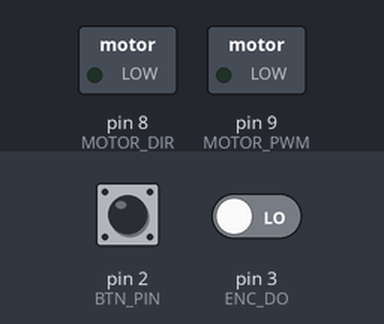
This sketch was run on a simulated Arduino Uno, built with avr-gcc and run on an emulated ATmega328P. Parts: switched loads named in the sketch (green lamp = pin HIGH). The test bench sets the inputs (shaded band); at power-on: pin 3 (ENC_DO) LOW, pin 2 (BTN_PIN) HIGH. EEPROM starts erased; pins used as bus, display or sensor lines are not drawn.

Above: at 0.1 s.
At 1.5 s:
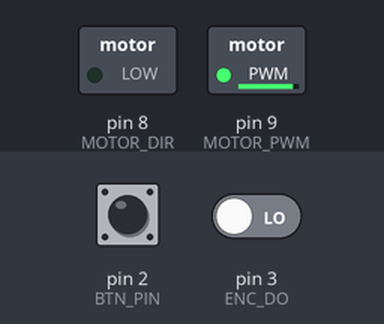
1.6 s: pin 3 (ENC_DO) driven HIGH
At 3.5 s:
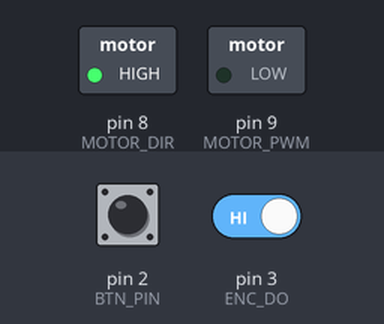
Timing chart, 0 to 10.6 s (numbered marks = the images above; inputs shaded):
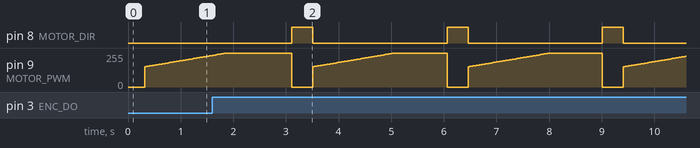

The sketch:

gyverfeed_v1.0.ino
```cpp
/*
  Скетч к проекту "Автокормушка"
  https://AlexGyver.ru/
  alex@alexgyver.ru
*/

/*
  Клик - внеочередная кормёжка. Таймер кормёжки сброшен
  Удержание - задаём размер порции
*/
#define FEED_PERIOD 8     // период кормёжки В ЧАСАХ
#define FEED_SPEED 10     // скорость вращения шнека (условные единицы)
#define MIN_SPEED 150     // мин. скорость мотора (уменьшает время разгона)
#define INVERSE_MOTOR 0   // 0/1 инвертировать мотор (если лень перепаивать провода)
#define INVERSE_BUTTON 1  // 0 - норм. открытая, 1 - норм. замкнутая кнопка
#define CLEAR_TIME 400    // время заднего хода, мс (устранение засора)
#define WAIT_MODE 1       // 0 - сон, 1 - просто задержка

// пины
#define BTN_PIN 2
#define ENC_DO 3
#define ENC_VCC 4
#define MOTOR_DIR 8
#define MOTOR_PWM 9

int realPeriod;
int sleedAmount;
int feedAmount = 100;
int encCounter = 0;
int curEncSpeed = 0;
volatile bool isrState = false;
int motorSpeed = MIN_SPEED;
bool motorDirection = false;  // 0 - вперёд, 1 -  назад

#if (WAIT_MODE == 0)
#include "LowPower.h"
#endif
#include <EEPROM.h>

void setup() {
  if (EEPROM.read(1000) != 50) {  // первый запуск
#if (WAIT_MODE == 0)
    realPeriod = calibrateWDT();  // калибровка пёса, находим реальные 8 секунд
#endif
    EEPROM.write(1000, 50);
    EEPROM.put(0, feedAmount);
    EEPROM.put(2, realPeriod);
  }

  EEPROM.get(0, feedAmount);
#if (WAIT_MODE == 0)
  EEPROM.get(2, realPeriod);
  sleedAmount = (float)FEED_PERIOD * 3600 / realPeriod * 1000;  // находим сколько раз спать по 8 секунд!
#endif

  pinMode(ENC_VCC, OUTPUT);
  pinMode(MOTOR_DIR, OUTPUT);
  pinMode(MOTOR_PWM, OUTPUT);
  pinMode(BTN_PIN, INPUT_PULLUP);
  digitalWrite(ENC_VCC, HIGH);

  // Пины D9 и D10 - 7.8 кГц чтобы не было ПИСКА
  TCCR1A = 0b00000001; // 8bit
  TCCR1B = 0b00001010; // x8 fast pwm
  attachInterrupt(0, isrHandler, INVERSE_BUTTON ? RISING : FALLING);
  delay(300);   // ждём когда устаканится прерывание
  isrState = false;
}

void loop() {
  if (isrState) {
    delay(1000);                                        // тупим секунду
    if (digitalRead(BTN_PIN) ^ INVERSE_BUTTON) {        // если кнопка отпущена (клик)
      isrState = false;                                 //
    } else {                                            // если кнопка нажата
      digitalWrite(ENC_VCC, HIGH);                      // включаем энкодер
      while (!digitalRead(BTN_PIN) ^ INVERSE_BUTTON) {  // пока кнопка нажата
        feedRoutine();                                  // крутим вертим
      }
      runMotor(0, 0);                                   // стоп машина
      feedAmount = encCounter;                          // запомнили сколько накрутили
      EEPROM.put(0, feedAmount);                        // записали в епром
      encCounter = 0;                                   // сброс счётчика
      motorSpeed = MIN_SPEED;                           // скорость в мин
      digitalWrite(ENC_VCC, LOW);                       // выключаем энкодер
    }
  }

  if (!isrState) {                      // если проснулись по таймеру или кликнули по кнопке
    digitalWrite(ENC_VCC, HIGH);        // включаем энкодер
    while (encCounter < feedAmount) {   // пока не повернёмся нужное количество раз
      feedRoutine();
    }
    encCounter = 0;               // сброс счётчика
    motorSpeed = MIN_SPEED;       // скорость в мин
    runMotor(0, 0);               // стоп машина
    digitalWrite(ENC_VCC, LOW);   // выключаем энкодер
  }
  isrState = false;

#if (WAIT_MODE == 0)
  // ЗДОРОВЫЙ СОН
  for (int i = 0; i < sleedAmount; i++) {   // спим по 8 секунд
    LowPower.powerDown(SLEEP_8S, ADC_OFF, BOD_OFF);
    if (isrState) break;        // если было нажатие - просыпаемся и уходим в начало loop
  }
#else
  // ИЛИ ОЖИДАНИЕ
  uint32_t tmr = millis();
  uint32_t waitPrd = (uint32_t)FEED_PERIOD * 3600 * 1000;
  while (millis() - tmr < waitPrd) {
    if (isrState) break;        // если было нажатие - выходим и уходим в начало loop
  }
#endif
}

void feedRoutine() {
  encTick();                                    // опрос энкодера
  static uint32_t tmr;
  if (millis() - tmr >= 30) {                   // управление мотором
    tmr = millis();

    if (curEncSpeed < FEED_SPEED) motorSpeed += 2;  // прибавить газу
    if (curEncSpeed > FEED_SPEED) motorSpeed -= 2;  // тормозить
    motorSpeed = constrain(motorSpeed, 0, 255);     // ограничить 0-255

    static bool stuckFlag = false;
    static uint32_t stuckTimeout;
    if (motorSpeed == 255 && curEncSpeed == 0) {    // если мотор жарит на полную, но скорость 0
      if (millis() - stuckTimeout > 1000) {         // и это продолжается больше секунды
        runMotor(1, 255);                           // полный назад! Прочищаем
        uint32_t stuckTmr = millis();
        while (millis() - stuckTmr < CLEAR_TIME) {  // в течение CLEAR_TIME
          encTick();                                // опрос энкодера
        }
        //delay(CLEAR_TIME);
        motorSpeed = MIN_SPEED;                     // сбросили скорость (чтобы не дёргать)
        stuckTimeout = millis();                    // сброс таймаута
      }
    } else {                                        // если всё ок
      stuckTimeout = millis();                      // сброс таймаута
    }
    runMotor(0, motorSpeed);                        // крутим мотор
  }
}

void encTick() {
  static bool lastState;
  bool curState = digitalRead(ENC_DO);    // опрос
  if (lastState != curState) {            // словили изменение
    lastState = curState;
    if (curState) {                       // по фронту
      encCounter += (motorDirection ? -1 : 1);  // запомнили поворот
    }
  }
  static uint32_t tmr;
  if (millis() - tmr >= 300) {            // таймер для расчёта скорости
    tmr = millis();
    static int lastPos = 0;
    curEncSpeed = encCounter - lastPos;   // собственно скорость
    lastPos = encCounter;
  }
}

void runMotor(bool dir, byte speed) {
  motorDirection = dir;
  dir = dir ^ INVERSE_MOTOR;            // инверсия если надо
  digitalWrite(MOTOR_DIR, dir);         // направление
  analogWrite(MOTOR_PWM, (dir) ? (255 - speed) : (speed));  // скорость
}

void isrHandler() {
  if (!isrState) isrState = true;       // поднять флаг прерывания  если он сброшен
}

int calibrateWDT() {
  WDTCSR |= (1 << WDCE) | (1 << WDE);   // разрешаем вмешательство
  WDTCSR = 0x47;                        // таймаут ~ 2 c
  asm ("wdr");                          // сбросили пса
  uint16_t startTime = millis();        // засекли время
  while (!(WDTCSR & (1 << WDIF)));      // ждем таймаута
  uint16_t ms = millis() - startTime;
  WDTCSR |= (1 << WDCE) | (1 << WDE);   // разрешаем вмешательство
  WDTCSR = 0;                           // выкл wdt
  return ms * 4;                        // ms ~ 2000. Ищем реальные 8 секунд
}
```

Measured:
- by itself, pin 8 (MOTOR_DIR): alternates HIGH for 0.40 s and LOW for 2.6 s
- by itself, pin 9 (MOTOR_PWM): ramps from 0/255 to 255/255 and jumps back, once every 3.0 s
